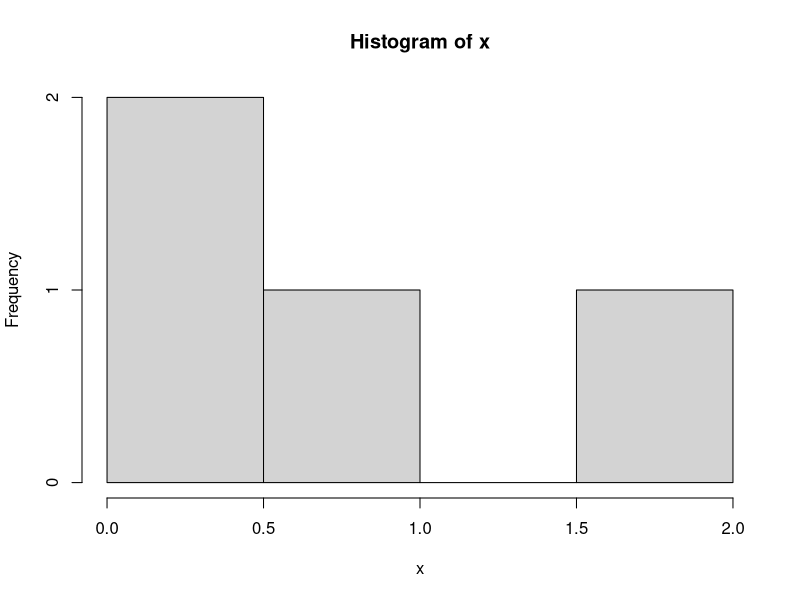

Write the R code that produced this figure.
#The which() function will return the position of the elements(i.e., row number/column number/array index) in a logical vector which are TRUE. 
#Unlike the other base R functions, the which() will accept only the arguments with typeof as logical while the others will give an error.

x=c(1,0,2,0)

sum(x==0)

length(which(x==0))

hist(x)
rep(1:2,times=10, each=2)

m=matrix(1:12,nrow=3,ncol=4,byrow=T)
m[1,]

type<-c(rep("drug",2),"placebo",rep("drug",2),rep("placobo",3))
score<-c(8,10,5,9,9,7,6,6)

clinic<-data.frame(type,score)
clinic

mean(clinic$score[clinic$type=='drug'])

mean(clinic$score[which(clinic$type=='drug')])

which(letters == "a")
which(letters == "z")

x <- c(1,5,8,4,6)
x
which(x == 5)
which(x != 5)

datasets::npk
which(npk$yield == 62)
which((npk$yield == 48.8) & (npk$N == 1))

which(npk$yield == max(npk$yield))

x <- matrix(1:16,4,4)
which.min(x)
which.max(x)
which(x %% 2 == 0)
